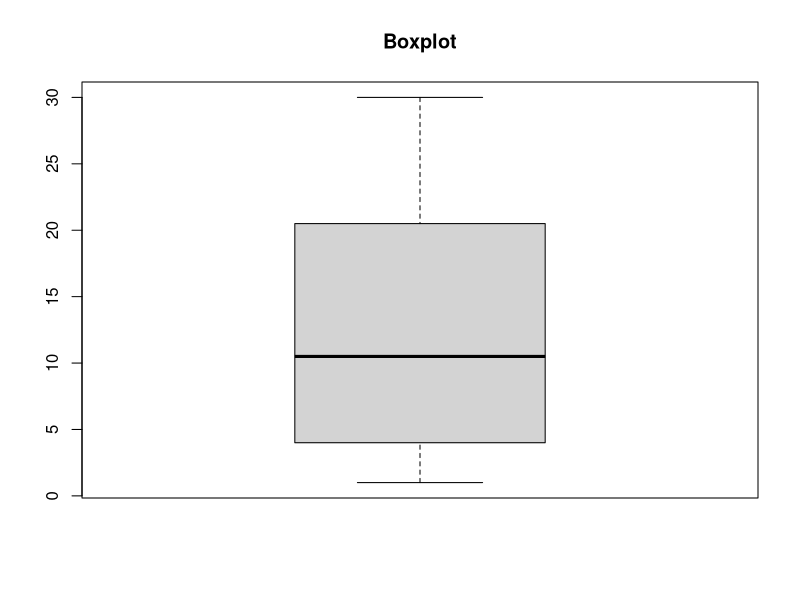
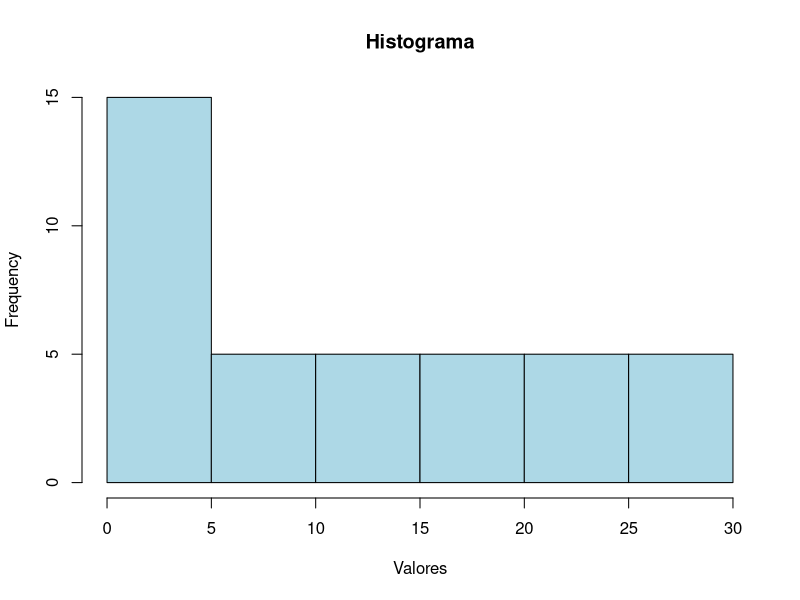

Write the R code that produced these figures, in order.
dados <- c((rep(c(1, 2, 3, 4, 5), each=3)), (6: 30))

# temos algumas visualizações sem o ggplot2 que traz algumas informações sobre os dados
# o box plot traz o alcance dos dados (min, max) representado por - fora da caixa
# Os - fora da caixa são chamados de bigodes
# Esses bigodes são calculos a partir de IQR = (Q3 - Q1)
# -1.5 * IQR
# 1.5 * IQR
# Pontos fora dos bigodes = outliers.
# o - interno na caixa é a mediana
# a caixa representa o ponto central 50% dos dados (q1 entre q3)
# main é o título
print(boxplot(dados, main="Boxplot"))
# histograma serve para ver quantas vezes o valor dentro de um intervalo aparece
# ótimo para ver onde está concentrado os dados
print(hist(dados, xlab="Valores", col="lightblue", main="Histograma"))